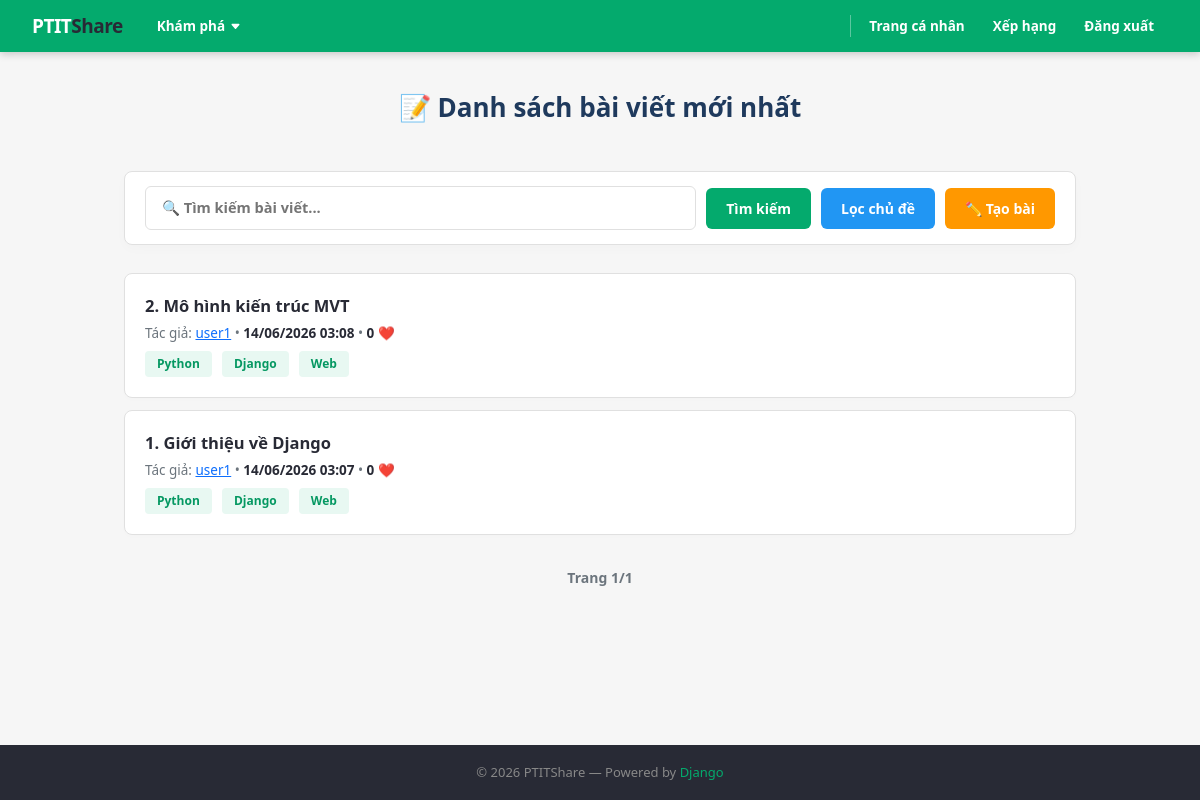
Screenshot of /blog/ (signed in) with the database file from the repository.
### blog/models.py (models this page shows, shortened)
class Article(models.Model):
    title = models.CharField(max_length=255)
    like = models.IntegerField(default=0)
    content = RichTextField()
    author = models.ForeignKey(User, on_delete=models.CASCADE)
    topic = models.ManyToManyField(Topic, blank=True)
    created_at = models.DateTimeField(auto_now_add=True)

class User(AbstractUser):
    GENDER_CHOICES = [
        ('Nam', 'Nam'),
        ('Nữ', 'Nữ'),
    ]
    name = models.CharField()
    gender = models.CharField(max_length=10, choices=GENDER_CHOICES)
    birth = models.DateField(null=True, blank=True)
    email = models.EmailField(unique=True)
    mark = models.IntegerField(default=0)

class Topic(models.Model):
    name = models.CharField(max_length=255, unique=True)

### blog/views.py (the view)
# urls.py: path('',views.home, name = 'home'),
@login_required(login_url='blog:login')
def home(request):
    if(request.GET.get('form')==None):
        return article_list(request)
    else:
        if(request.GET.get('form')=='search'):
            return search(request)
        else:
            return redirect('blog:error')

### blog/views.py (called while the page is built)
@login_required(login_url='blog:login')
def article_list(request):
    articles = Article.objects.all().order_by('-created_at')
    paginator = Paginator(articles, 10)
    page_number = request.GET.get('page')
    page_obj = paginator.get_page(page_number)
    return render(request, 'home.html', {'posts': page_obj})

### blog/templates/home.html (shortened to what this page needs)
<!DOCTYPE html>
<html lang="vi">
<head>
    <link rel="stylesheet" href="https://cdn.jsdelivr.net/npm/bootstrap@5.3.2/dist/css/bootstrap.min.css">
</head>
<body>
<nav class="navbar">
    <a class="nav-logo" href="#">PTIT<span>Share</span></a>
    <div class="nav-dropdown">
        <div class="nav-dropdown-btn">
            Khám phá
            <svg xmlns="http://www.w3.org/2000/svg" width="11" height="11" fill="currentColor" viewBox="0 0 16 16">
                <path d="M7.247 11.14 2.451 5.658C1.885 5.013 2.345 4 3.204 4h9.592a1 1 0 0 1 .753 1.659l-4.796 5.48a1 1 0 0 1-1.506 0z"/>
            </svg>
        </div>
    </div>
    <a href="{% url 'blog:this_user' %}" class="nav-link">Trang cá nhân</a>
    <a href="{% url 'blog:user-list' %}" class="nav-link">Xếp hạng</a>
    <a href="{% url 'blog:logout' %}" class="nav-link">Đăng xuất</a>
</nav>
<main class="container">
    <h1>📝 Danh sách bài viết mới nhất</h1>
    <br>
    <div class="search-section">
        <form method="get" action="" class="search-form">
            <input type="text" name="keyword" placeholder="🔍 Tìm kiếm bài viết...">
            <button type="submit" name="form" value="search" class="btn-action btn-search">Tìm kiếm</button>
            <a href="{% url 'blog:filter' %}" class="btn-action btn-filter">Lọc chủ đề</a>
            <a href="{% url 'blog:create' %}" class="btn-action btn-create">✏️ Tạo bài</a>
        </form>
    </div>
    {% if posts %}
        <ul class="test-list">
            {% for post in posts %}
                <li class="test-item">
                    <div class="test-info-meta">
                        <a class="test-title" style="text-decoration: none; color: inherit; display: block;"
                            href="{% url 'blog:article' post.id %}">
                            {{ post.title }}
                        </a>
                        <div class="test-sub-details">
                            Tác giả: <a href="{% url 'blog:user' post.author.id %}" >{{ post.author.username }}</a>
                            &bull; <span class="badge-quantity">{{ post.created_at|date:"d/m/Y H:i" }} </span>
                            &bull; <span class="badge-quantity">{{ post.like }} ❤️ </span>
                        </div>
                        {% if post.topic.all %}
                            <div class="post-topics">
                                {% for topic in post.topic.all %}
                                    <a class="topic-tag" style="text-decoration: none;"
                                        href="{% url 'blog:filter' %}?topics={{ topic.id }}">{{ topic.name }}</a>
                                {% endfor %}
                            </div>
                        {% endif %}
                    </div>
                </li>
            {% endfor %}
        </ul>
    {% else %}
        <div class="no-result">
            <p>Chưa có bài test nào.</p>
        </div>
    {% endif %}
    <div class="pagination">
        <span>Trang {{ posts.number }}/{{ posts.paginator.num_pages }}</span>
    </div>
</main>
<footer>
    &copy; 2026 PTITShare &mdash; Powered by <a href="#">Django</a>
</footer>
</body>
</html>

### blog/templates/home.html (style rules this page uses)
:root { --green: #04AA6D; --green-dark: #059862; --green-light: #e8f8f2; --dark: #282A35; --gray-bg: #f6f6f6; --border: #e0e0e0; --muted: #6c757d; --blue-btn: #2196F3; --orange-btn: #ff9800; }
*, *::before, *::after { box-sizing: border-box; margin: 0; padding: 0; }
body { font-family: var(--bs-body-font-family); background: var(--gray-bg); color: var(--dark); min-height: 100vh; display: flex; flex-direction: column; }
.topic-tag { display: inline-block; background: var(--green-light); color: var(--green-dark); padding: 4px 12px; border-radius: 4px; font-size: 12px; font-weight: 700; margin-right: 6px; margin-top: 4px; }
.navbar { background: var(--green); height: 52px; display: flex; align-items: center; padding: 0 32px; position: sticky; top: 0; z-index: 100; box-shadow: 0 2px 8px rgba(0,0,0,.2); }
.nav-logo { font-size: 19px; font-weight: 700; color: #fff; text-decoration: none; margin-right: 20px; letter-spacing: -.5px; white-space: nowrap; }
.nav-logo span { color: var(--dark); }
.nav-dropdown { position: relative; }
.nav-dropdown-btn { display: flex; align-items: center; gap: 5px; color: #fff; font-size: 13.5px; font-weight: 700; padding: 0 14px; height: 52px; cursor: pointer; user-select: none; transition: background .15s; }
.nav-dropdown-btn svg { transition: transform .2s; }
.nav-link { color: #fff; text-decoration: none; font-size: 13.5px; font-weight: 700; padding: 0 14px; height: 52px; display: flex; align-items: center; transition: background .15s; white-space: nowrap; }
.pagination { display: flex; justify-content: center; align-items: center; gap: 12px; margin-top: 32px; }
.pagination span { font-size: 14px; font-weight: 700; color: var(--muted); }
.container { max-width: 1000px; margin: 40px auto; padding: 0 24px; flex: 1; }
h1 { color: #1f3a5d; font-size: 26px; font-weight: 800; margin-bottom: 24px; text-align: center; }
.btn-action { display: inline-flex; align-items: center; justify-content: center; font-size: 14px; font-weight: 700; text-decoration: none; padding: 10px 20px; border: none; border-radius: 6px; cursor: pointer; transition: opacity 0.15s, transform 0.1s; white-space: nowrap; }
.search-form { display: flex; gap: 12px; flex-wrap: wrap; align-items: center; justify-content: center; }
.search-form input[type="text"] { flex: 1; min-width: 240px; padding: 10px 16px; border: 1px solid var(--border); border-radius: 6px; font-size: 14.5px; font-weight: 600; transition: border-color 0.2s; }
.btn-search { background: var(--green); color: white; }
.btn-filter { background: var(--blue-btn); color: white; }
.btn-create { background: #ff9800; color: #fff; }
.test-list { list-style: none; padding: 0; margin: 0; }
.test-item { background: #ffffff; border: 1px solid var(--border); border-radius: 8px; padding: 20px; margin-bottom: 12px; display: flex; align-items: center; justify-content: space-between; box-shadow: 0 2px 6px rgba(0,0,0,0.01); transition: border-color 0.15s; }
.test-info-meta { display: flex; flex-direction: column; gap: 4px; }
.test-title { font-size: 16.5px; font-weight: 800; color: #1f3a5d; }
.test-sub-details { font-size: 13.5px; color: var(--muted); font-weight: 500; }
.badge-quantity { font-weight: 700; color: var(--dark); }
footer { background: var(--dark); color: #888; text-align: center; padding: 18px; font-size: 13px; margin-top: auto; }
footer a { color: var(--green); text-decoration: none; }
.search-form { background: #ffffff; padding: 14px 20px; border-radius: 8px; border: 1px solid var(--border); box-shadow: 0 4px 12px rgba(0, 0, 0, 0.02); margin-bottom: 28px; display: flex; align-items: center; gap: 10px; }

### rows the page displays
Article: title "2. Mô hình kiến trúc MVT", author.username "user1", created_at "14/06/2026 03:08", like "0"
Topic: name "Python"
Topic: name "Django"
Topic: name "Web"
Article: title "1. Giới thiệu về Django", author.username "user1", created_at "14/06/2026 03:07", like "0"

### other values shown
{{ posts.number }} "1"
{{ posts.paginator.num_pages }} "1"
